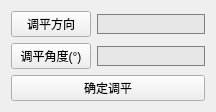
      <widget class="QWidget" name="level_1">
       <property name="styleSheet">
        <string notr="true">QWidget#level_1{
		background-color:#d4dff3;
		border:1px solid #d4dff3; }

</string>
       </property>
       <attribute name="title">
        <string>电阻调平</string>
       </attribute>
       <layout class="QGridLayout" name="gridLayout_6">
        <item row="0" column="1">
         <widget class="QLineEdit" name="directionValue">
          <property name="minimumSize">
           <size>
            <width>0</width>
            <height>20</height>
           </size>
          </property>
          <property name="styleSheet">
           <string notr="true">border:1px solid grey;
background-color: rgba(226, 226, 226, 150);</string>
          </property>
         </widget>
        </item>
        <item row="1" column="1">
         <widget class="QLineEdit" name="angleValue">
          <property name="minimumSize">
           <size>
            <width>0</width>
            <height>20</height>
           </size>
          </property>
          <property name="styleSheet">
           <string notr="true">border:1px solid grey;
background-color: rgba(226, 226, 226, 150);</string>
          </property>
         </widget>
        </item>
        <item row="2" column="0" colspan="2">
         <widget class="QPushButton" name="startLevel_1">
          <property name="styleSheet">
           <string notr="true"/>
          </property>
          <property name="text">
           <string>确定调平</string>
          </property>
         </widget>
        </item>
        <item row="0" column="0">
         <widget class="QPushButton" name="direction">
          <property name="minimumSize">
           <size>
            <width>0</width>
            <height>20</height>
           </size>
          </property>
          <property name="styleSheet">
           <string notr="true"/>
          </property>
          <property name="text">
           <string>调平方向</string>
          </property>
         </widget>
        </item>
        <item row="1" column="0">
         <widget class="QPushButton" name="angle">
          <property name="minimumSize">
           <size>
            <width>0</width>
            <height>20</height>
           </size>
          </property>
          <property name="styleSheet">
           <string notr="true"/>
          </property>
          <property name="text">
           <string>调平角度(°)</string>
          </property>
         </widget>
        </item>
       </layout>
      </widget>
